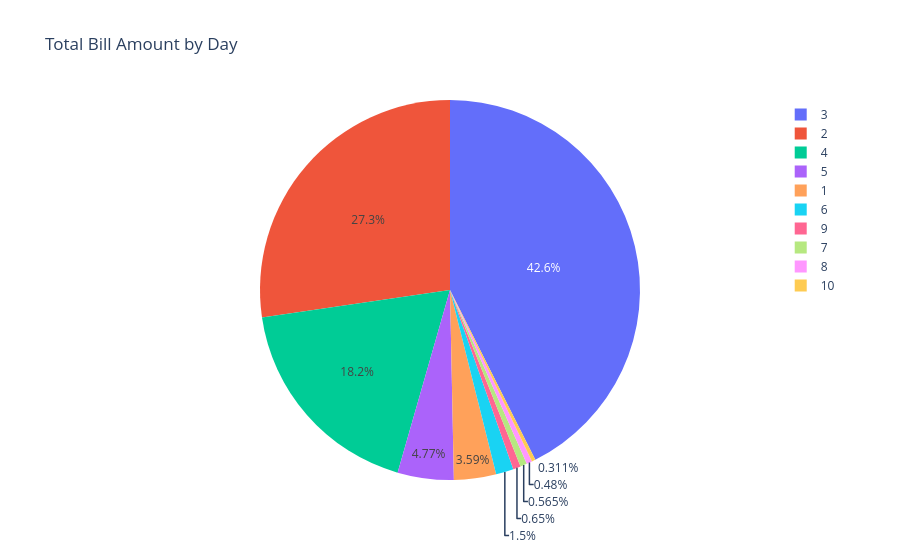

Notebook cell for this chart:
### Markdown cell above
### Graph 4

### Code cell
fig = px.pie(df, names='bedRoom', title='Total Bill Amount by Day')

# Show the plot
fig.show()

### Figure 1 — Plotly figure (JSON) as saved in the notebook; plotly's stock layout.template omitted (floating-point values rounded to 4 significant figures; data arrays with more than 128 entries replaced by an {"elided": "..."} marker saying what was removed)
{"data": [{"domain": {"x": [0, 1], "y": [0, 1]}, "hovertemplate": "bedRoom=%{label}<extra></extra>", "labels": {"elided": "3541 float values"}, "legendgroup": "", "name": "", "showlegend": true, "type": "pie"}], "layout": {"legend": {"tracegroupgap": 0}, "title": {"text": "Total Bill Amount by Day"}}}
